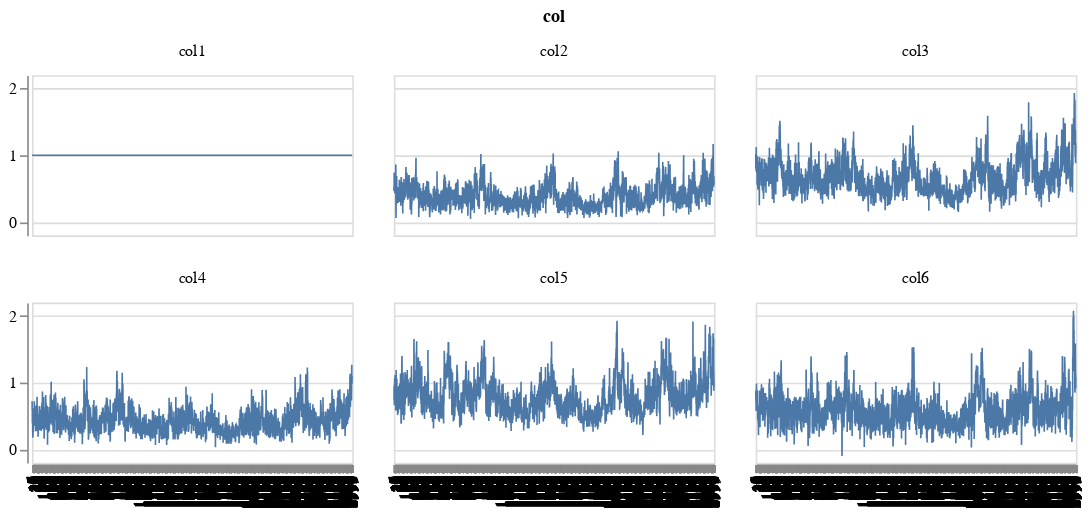

Notebook code for this chart:
### Code cell
mcmc_chart = alt.Chart(df3).mark_line(
    opacity = 1,
    strokeWidth = 1,
).encode(
    alt.Y('value', title=None),
    alt.X('index:O',
          title=None
         )
).properties(width=200, height=100)

(mcmc_chart).facet(
    alt.Facet('col'),
    columns=3
)

### Figure 1 — Vega-Lite specification as saved in the notebook (floating-point values rounded to 4 significant figures; data arrays with more than 128 entries replaced by an {"elided": "..."} marker saying what was removed)
{"config": {"view": {"continuousWidth": 400, "continuousHeight": 300}}, "data": {"name": "data-01b84baf85b166e4cf82b0527254e32c"}, "facet": {"type": "nominal", "field": "col"}, "spec": {"mark": {"type": "line", "opacity": 1, "strokeWidth": 1}, "encoding": {"x": {"type": "ordinal", "field": "index", "title": null}, "y": {"type": "quantitative", "field": "value", "title": null}}, "height": 100, "width": 200}, "columns": 3, "$schema": "https://vega.github.io/schema/vega-lite/v4.8.1.json", "datasets": {"data-01b84baf85b166e4cf82b0527254e32c": {"elided": "18000 records"}}}
